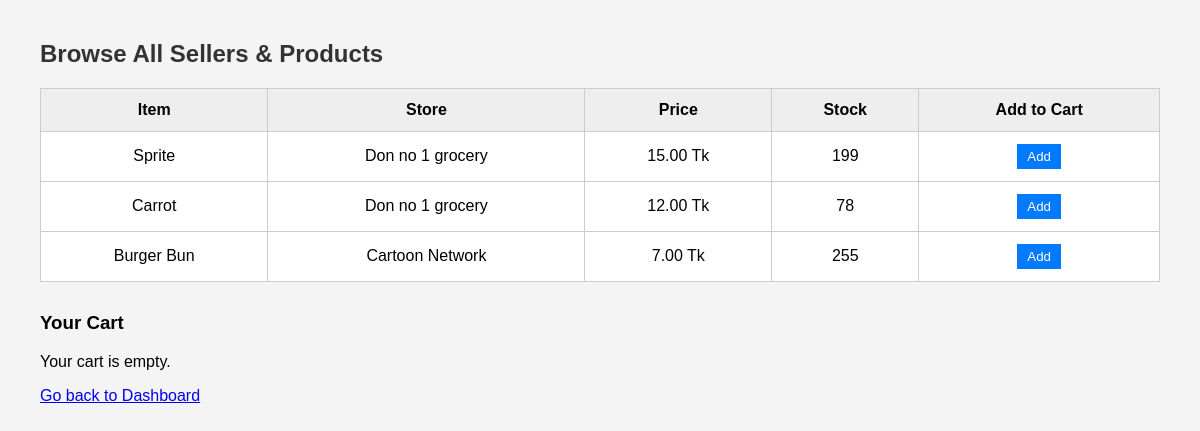
Page /admin_browse_sellers.php on the earlier database version.
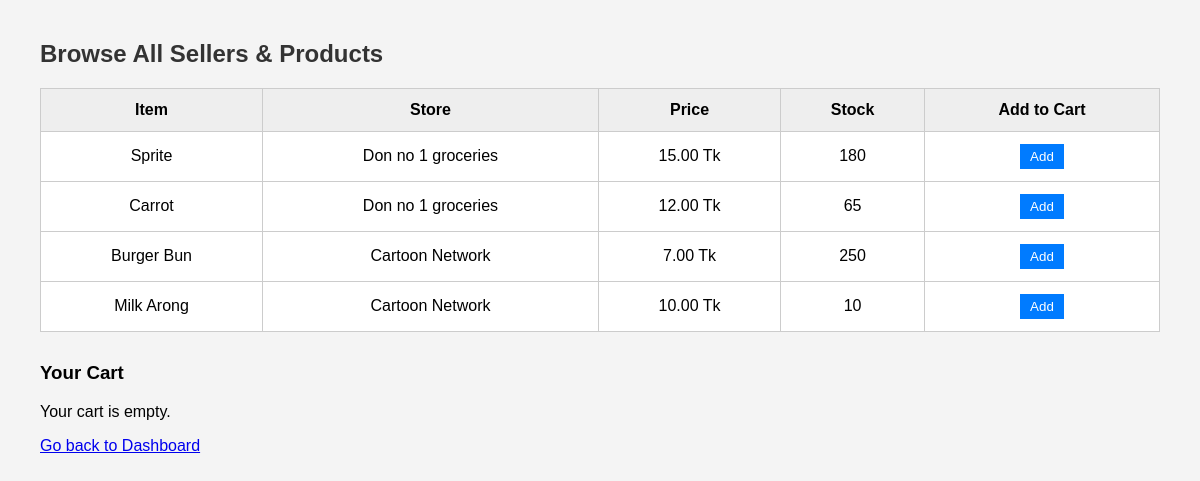
Same page on the later database version.
### tables this page shows
CREATE TABLE `grocery_items` (
  `item_id` int(11) NOT NULL,
  `Groc_name` varchar(100) NOT NULL,
  `status` varchar(50) NOT NULL,
  `category` varchar(50) DEFAULT NULL,
  `description` text DEFAULT NULL,
  `price` decimal(10,2) NOT NULL,
  `Groc_quantity` int(11) NOT NULL,
  `SEseller_id` int(11) DEFAULT NULL
);

CREATE TABLE `seller` (
  `seller_id` int(11) NOT NULL,
  `seller_name` varchar(100) NOT NULL,
  `store_name` varchar(100) NOT NULL,
  `seller_email` varchar(100) NOT NULL,
  `seller_password` varchar(255) NOT NULL,
  `date` date NOT NULL,
  `store_location` varchar(255) NOT NULL,
  `store_description` text DEFAULT NULL
);

### admin_browse_sellers.php (the view, shortened to what this page needs)
<?php
include("config.php");
$sql = "SELECT gi.item_id, gi.Groc_name, gi.price, gi.Groc_quantity, s.store_name, s.seller_id FROM grocery_items gi JOIN seller s ON gi.SEseller_id = s.seller_id";
$result = $conn->query($sql);
?>
<!DOCTYPE html>
<html>
<head>
</head>
<body>
    <h2>Browse All Sellers & Products</h2>
    <table>
        <tr>
            <th>Item</th>
            <th>Store</th>
            <th>Price</th>
            <th>Stock</th>
            <th>Add to Cart</th>
        </tr>
        <?php while ($row = $result->fetch_assoc()): ?>
        <tr>
            <td><?= htmlspecialchars($row['Groc_name']) ?></td>
            <td><?= htmlspecialchars($row['store_name']) ?></td>
            <td><?= number_format($row['price'], 2) ?> Tk</td>
            <td><?= $row['Groc_quantity'] ?></td>
            <td>
                <form method="post" style="margin:0;">
                    <input type="submit" name="add_to_cart" value="Add" class="btn">
                </form>
            </td>
        </tr>
        <?php endwhile; ?>
    </table>
    <h3>Your Cart</h3>
    <?php if (empty($_SESSION['cart'])): ?>
        <p>Your cart is empty.</p>
    <?php endif; ?>
    <div>
            <a href="admin_dashboard.php"> Go back to Dashboard</a>
    </div>
</body>
</html>

Differences in the rows shown:
changed grocery_items "Sprite": SEseller.store_name "Don no 1 grocery" → "Don no 1 groceries"; Groc_quantity "199" → "180"
changed grocery_items "Carrot": SEseller.store_name "Don no 1 grocery" → "Don no 1 groceries"; Groc_quantity "78" → "65"
changed grocery_items "Burger Bun": Groc_quantity "255" → "250"
added grocery_items: Groc_name "Milk Arong", SEseller.store_name "Cartoon Network", price "10.00", Groc_quantity "10"
